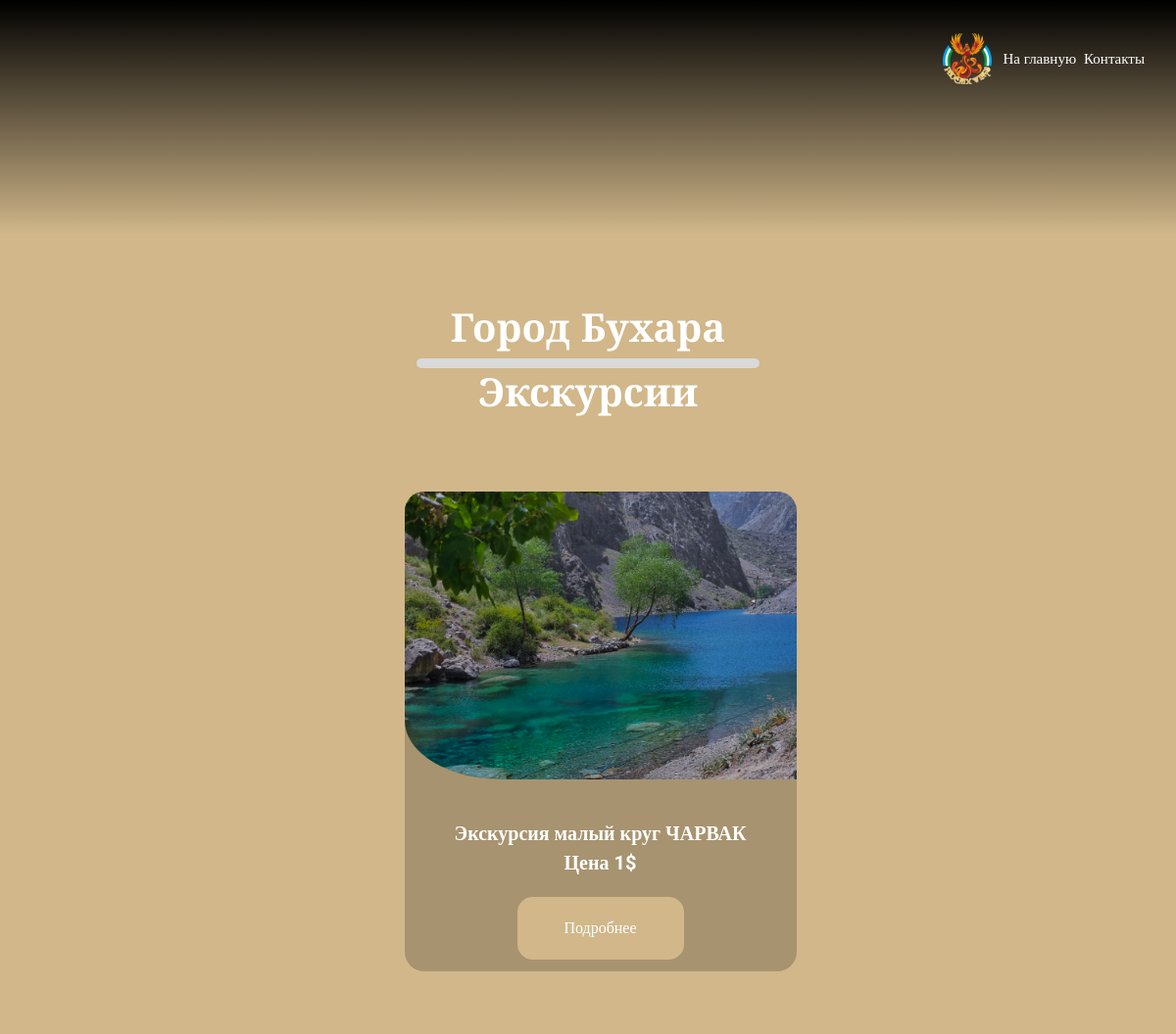
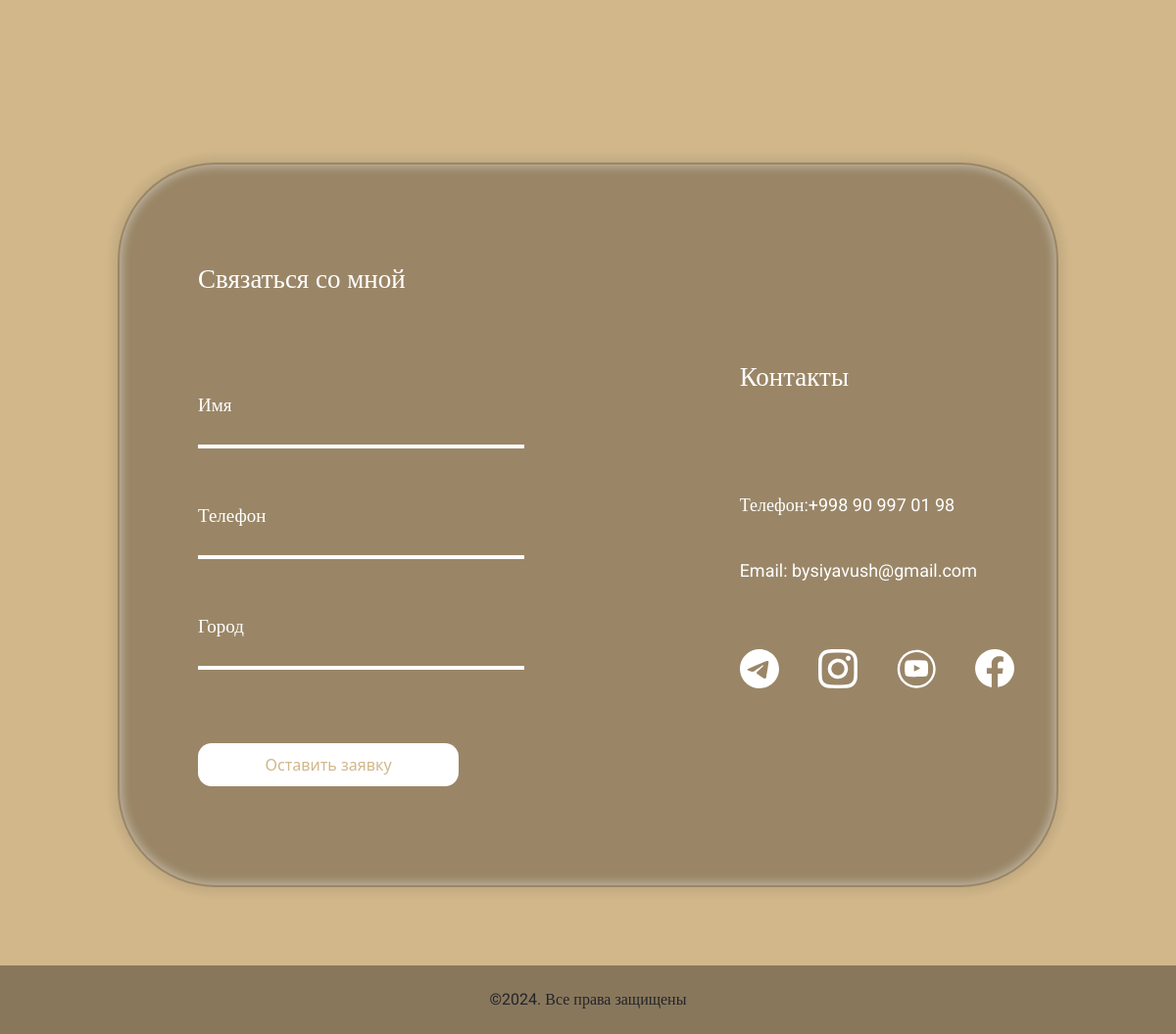
The page /catalog/3 on the database its author committed (2 pictures, top to bottom).
### mainapp/models.py (models this page shows, shortened)
class MainDeskription(models.Model):
    name = models.CharField(max_length=100, verbose_name='Название города')
    description = models.TextField(max_length=1000, blank=True, null=True, verbose_name='Описание города')
    image_city = models.ImageField(upload_to='images/', blank=True, null=True, verbose_name='Картинка города')
    class Meta:
        verbose_name = 'Главная карточка города'
        verbose_name_plural = 'Главные карточки городов'

class CatalogEkskursii(models.Model):
    name_excursion = models.CharField(max_length=100, verbose_name='Название экскурсии')
    price_excursion = models.IntegerField(verbose_name='Цена экскурсии')
    image_excursion = models.ImageField(upload_to='image_excursion/', verbose_name='Картинка экскурсии')
    main = models.ForeignKey(MainDeskription, on_delete=models.CASCADE, related_name='main', verbose_name='К какому городу относится')
    class Meta:
        verbose_name = 'Экскурсия города'
        verbose_name_plural = 'Экскурсии городов'

### mainapp/views.py (the view, shortened to what this page needs)
# urls.py: path('catalog/<int:id>', views.index_2, name='catalog'),
def index_2(request, id):
    if request.method == 'GET':
        templates = 'mainapp/index_2.html'
        name_city = MainDeskription.objects.get(id=id)
        exccurs = CatalogEkskursii.objects.filter(main_id=id)
        context = {
            'name_city': name_city,
            'excurs': exccurs,
        }
        if not exccurs.exists():
            raise Http404('Ничего не найдено')
        return render(request, templates, context)

### mainapp/templates/mainapp/index_2.html (shortened to what this page needs)
<!DOCTYPE html>
{% load static %}
<html lang="en">
<head>
    <link rel="stylesheet" href="{% static 'css/bootstrap.min.css' %}">
    <link rel="stylesheet" href="{% static 'css/style_2.css' %}">
</head>
<body>
<header>
    <div class="header_main col-12 container-fluid">
        <div class="d-flex justify-content-center align-items-center">
            <img src="{% static 'icon/logo.svg' %}" alt="Логотип" width="50px">
        </div>
        <nav class="navbar navbar-expand-lg">
          <div class="container-fluid">
            <a class="nav-link" href="{% url 'phoenix_wings' %}">На главную</a>
            <div class="collapse navbar-collapse" id="navbarNav">
              <ul class="navbar-nav">
                <li class="nav-item">
                  <a class="nav-link" href="#contact">Контакты</a>
                </li>
              </ul>
            </div>
          </div>
        </nav>
     </div>
</header>
<main>
            <div class="name_city">
                <h1>{{ name_city.name }}</h1>
                <div class="poloska"></div>
                <h1>Экскурсии</h1>
            </div>
            <div class="main_exc">
                {% for exc in excurs %}
                    <div class="cart_excurs">
                        <img src="{{ exc.image_excursion.url }}" alt="">
                        <span>Экскурсия {{ exc.name_excursion }}</span>
                        <span>Цена {{ exc.price_excursion }}$</span>
                        <button type="button" class="btn btn-primary button_modal" data-bs-toggle="modal" data-bs-target="#exampleModal">
                          Подробнее
                        </button>
                    </div>
                {% endfor %}
            </div>
    <div class="main_content_4 d-flex justify-content-center align-items-center" id="contact">
    <div class="content_form" id="form_bid">
        <div class="form-container">
            <h2>Связаться со мной</h2>
            <form action="" method="POST" style="padding-top: 80px">
                  <div class="form-group">
                    <input type="text" id="name" placeholder=" " required name="name">
                    <label for="name">Имя</label>
                  </div>
                  <div class="form-group">
                    <input type="tel" id="phone" placeholder=" " required name="phone">
                    <label for="phone">Телефон</label>
                  </div>
                  <div class="form-group">
                    <input type="text" id="city" placeholder=" " required name="city">
                    <label for="city">Город</label>
                  </div>
                  <button type="submit">Оставить заявку</button>
            </form>
          </div>
        <div class="connection">
            <h3>Контакты</h3>
            <span>Телефон:+998 90 997 01 98</span>
            <span>Email: bysiyavush@gmail.com</span>
            <div class="d-flex flex-row justify-content-around logotip">
                <a href="https://t.me/bySiyavush">
                    <img src="{% static 'img/telegram.svg' %}" alt="" width="40px">
                </a>
                <a href="https://www.instagram.com/by_siyavush/profilecard/?igsh=MnU2bnloMmlpZWIw">
                    <img src="{% static 'img/instagram.svg' %}" alt="" width="40px">
                </a>
                <a href="https://www.youtube.com/channel/UCPJ-Vg0OYeFnjx-bOnlUw-g">
                    <img src="{% static 'img/youtube.svg' %}" alt="" width="40px">
                </a>
                <a href="https://www.facebook.com/share/15cDKoRAxz/">
                    <img src="{% static 'img/facebook.svg' %}" alt="" width="40px">
                </a>
            </div>
        </div>
    </div>
</div>
</main>
<footer style="height: 70px; background-color: rgba(28,23,23,0.4)" class="d-flex justify-content-center align-items-center col-12 container-fluid">
    <span style="font-family: Roboto, serif">©2024. Все права защищены</span>
</footer>
</body>
</html>

### mainapp/static/css/style_2.css (style rules this page uses)
header { background: linear-gradient(to bottom, rgb(0, 0, 0), rgba(0, 0, 0, 0)); background-repeat: no-repeat; background-size: cover; position: relative; width: 100%; height: 30vh; }
.header_main { display: flex; justify-content: end; width: 100%; height: 120px; }
.header_main a { font-family: Roboto, serif; font-size: 15px; color: white; transition: all 0.3s ease-in-out; }
body { background-color: #D1B78A; }
.name_city { display: flex; justify-content: center; align-items: center; flex-direction: column; margin-top: 70px; margin-bottom: 70px; }
.name_city h1 { color: #FFFFFF; font-family: "Playfair Display"; font-size: 40px; font-weight: bold; }
.poloska { background-color: #D9D9D9; width: 350px; height: 10px; border-radius: 20px; }
.main_exc { display: flex; flex-direction: row; flex-wrap: wrap; width: auto; height: auto; justify-content: center; align-items: center; }
.cart_excurs { display: flex; flex-direction: column; justify-content: center; align-items: center; width: 400px; height: 490px; background-color: #00000033; margin-bottom: 30px; margin-left: 25px; border-radius: 20px; margin-bottom: 150px; }
.cart_excurs img { width: 100%; height: 100%; object-fit: cover; border-radius: 20px; border-bottom-left-radius: 100px; padding-bottom: 40px; }
.cart_excurs span { font-family: Roboto, serif; font-size: 20px; color: #FFFFFF; font-weight: bold; width: 100%; text-align: center; }
.button_modal { margin-bottom: 12px; margin-top: 20px; width: 170px; height: 90px; background-color: #D1B78A; border: solid 1px #D1B78A; border-radius: 15px; font-family: Roboto, serif; transition: all 0.3s ease-in-out; }
.main_content_4 { width: 100%; height: 900px; background-color: #D1B78A; }
.content_form { width: 80%; height: 740px; border: solid 2px transparent; border-radius: 100px; box-shadow: 0 0 10px 5px rgba(37, 27, 27, 0.09), inset 0 0 10px 2px rgba(255, 255, 255, 0.4); display: flex; flex-direction: row; justify-content: flex-start; align-items: center; background-color: rgba(28, 23, 23, 0.3); }
.connection { width: 350px; display: flex; flex-direction: column; justify-content: center; align-items: flex-start; height: auto; margin-left: 200px; }
.connection h3 { color: #FFFFFF; font-family: "Playfair Display"; font-size: 27px; margin-bottom: 100px; }
.connection span { color: #FFFFFF; font-family: Roboto; font-size: 18px; margin-bottom: 40px; }
.form-container { width: 400px; padding: 20px; border-radius: 8px; margin-left: 60px; }
.form-group { position: relative; margin-bottom: 45px; }
.form-container h2 { color: #FFFFFF; font-family: "Playfair Display"; font-size: 27px; }
.form-group input { width: 100%; border: none; border-bottom: 4px solid white; background: transparent; outline: none; color: white; font-size: 16px; padding: 20px 0; }
.form-group label { position: absolute; left: 0; top: 10px; font-size: 19px; font-family: Roboto, serif; color: white; pointer-events: none; transition: 0.3s ease all; }
.form-group input:focus ~ label, input:not(:placeholder-shown) ~ label { top: -10px; font-size: 12px; color: #aaa; }
button { width: 80%; padding: 10px; margin-top: 30px; font-size: 16px; background-color: white; color: #D1B78A; border: none; border-radius: 14px; cursor: pointer; transition: background 0.3s; }
input { background: transparent; color: white; }
.logotip img { margin-right: 40px; margin-top: 27px; }

### rows shown on the page
MainDeskription: name "Город Бухара"
CatalogEkskursii: image_excursion (picture), name_excursion "малый круг ЧАРВАК", price_excursion "1"
